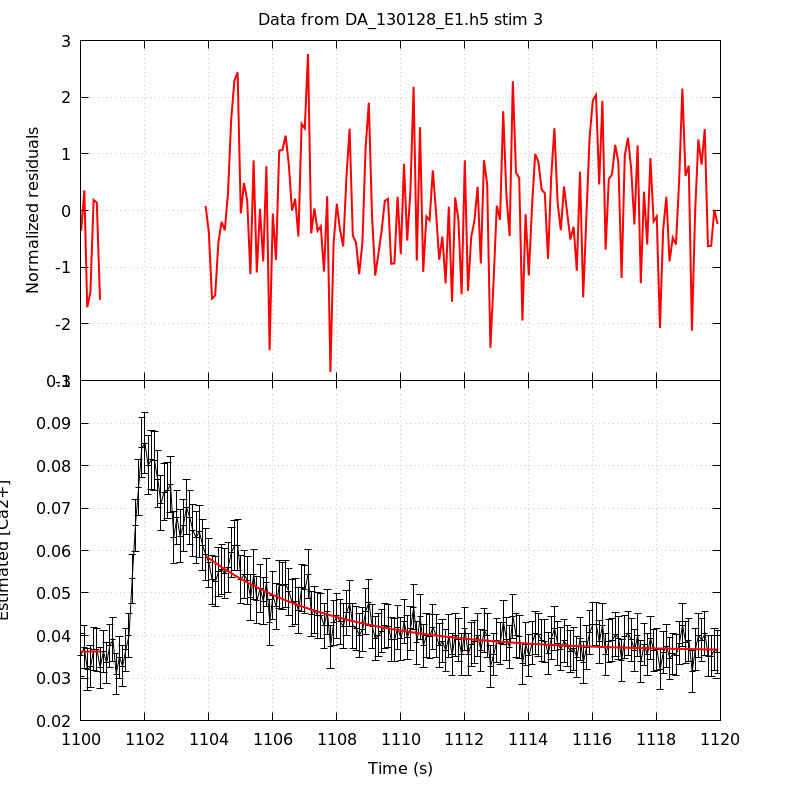

Recreate this plot in gnuplot.
unset key
set grid
set multiplot title 'Data from DA_130128_E1.h5 stim 3' noenhanced layout 2,1 margins 0.1,0.9,0.1,0.95 spacing 0,0
set ylabel 'Normalized residuals'
set xtics format ''
plot 'DA_130128_E1_aba_RatioFit_s3' using 1:4 with lines linecolor rgb 'red' linewidth 2
set format x '%g'
set xlabel 'Time (s)'
set ylabel 'Estimated [Ca2+]'
plot 'DA_130128_E1_aba_CaRatio_s3' using 1:2:($3*1.96) with yerrorlines \
     linecolor rgb 'black' linewidth 1,                \
     'DA_130128_E1_aba_RatioFit_s3' using 1:3 with lines linecolor rgb 'red'\
     linewidth 2
unset multiplot
